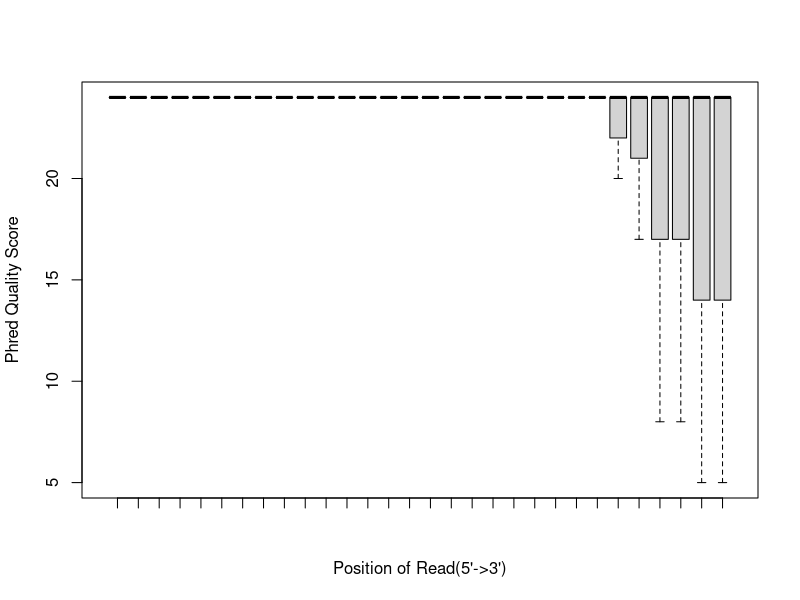
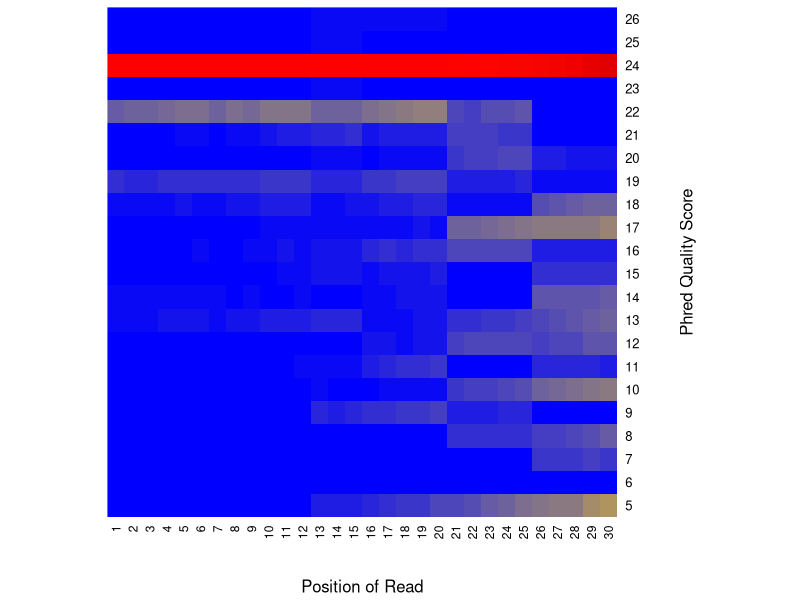

The R script that drew these images, in order:
pdf('/Users/olgabotvinnik/workspace/rna-seq-diff-exprn/test-results/rseqc/PrEC_2/rseqc.qual.boxplot.pdf')
p0<-rep(c(11,13,14,15,16,17,18,19,21,22,24,25),times=c(7,216,195,2,75,100,191,711,57,1479,33085,4)/1000)
p1<-rep(c(9,11,12,13,14,15,16,17,18,19,21,22,23,24,25),times=c(1,10,1,171,212,12,55,113,194,645,23,1557,1,33123,4)/1000)
p2<-rep(c(9,11,12,13,14,15,16,17,18,19,20,21,22,23,24,25),times=c(1,15,2,213,180,12,101,117,202,629,1,44,1619,3,32979,4)/1000)
p3<-rep(c(9,11,12,13,14,15,16,17,18,19,20,21,22,23,24,25),times=c(4,15,2,263,165,22,125,120,223,728,2,89,1773,9,32578,4)/1000)
p4<-rep(c(9,11,12,13,14,15,16,17,18,19,20,21,22,23,24,25),times=c(9,49,6,307,175,47,125,115,268,771,2,141,1814,7,32282,4)/1000)
p5<-rep(c(9,11,12,13,14,15,16,17,18,19,20,21,22,23,24,25),times=c(6,30,8,289,142,31,146,116,241,653,3,133,1848,4,32468,4)/1000)
p6<-rep(c(9,11,12,13,14,15,16,17,18,19,20,21,22,23,24,25),times=c(5,35,5,256,162,35,125,112,197,687,3,112,1653,5,32726,4)/1000)
p7<-rep(c(9,11,12,13,14,15,16,17,18,19,20,21,22,23,24,25),times=c(6,39,10,274,127,47,128,111,280,687,7,148,1817,16,32421,4)/1000)
p8<-rep(c(9,11,12,13,14,15,16,17,18,19,20,21,22,23,24,25),times=c(13,50,20,295,135,50,161,103,278,697,8,165,1785,22,32336,4)/1000)
p9<-rep(c(9,11,12,13,14,15,16,17,18,19,20,21,22,23,24,25),times=c(30,106,42,425,113,111,231,134,483,858,12,379,2027,34,31133,4)/1000)
p10<-rep(c(9,11,12,13,14,15,16,17,18,19,20,21,22,23,24,25),times=c(26,116,32,404,111,130,262,190,432,835,16,438,2055,37,31034,4)/1000)
p11<-rep(c(9,11,12,13,14,15,16,17,18,19,20,21,22,23,24,25),times=c(45,155,65,447,152,164,229,201,445,884,25,414,1973,61,30858,4)/1000)
p12<-rep(c(5,9,10,11,12,13,14,15,16,17,18,19,20,21,22,23,24,25,26),times=c(456,559,142,145,34,521,105,310,346,181,192,536,206,562,1653,151,29623,223,177)/1000)
p13<-rep(c(5,9,10,11,12,13,14,15,16,17,18,19,20,21,22,23,24,25,26),times=c(413,485,128,142,31,577,86,320,339,198,225,564,225,603,1676,155,29495,222,238)/1000)
p14<-rep(c(5,9,10,11,12,13,14,15,16,17,18,19,20,21,22,23,24,25,26),times=c(478,531,128,156,47,572,102,365,388,173,265,549,250,650,1611,176,29199,248,234)/1000)
p15<-rep(c(5,9,10,11,12,13,14,15,16,17,18,19,20,21,22,24,25,26),times=c(612,673,109,516,282,201,242,235,580,205,381,856,108,349,1933,28605,48,187)/1000)
p16<-rep(c(5,6,9,10,11,12,13,14,15,16,17,18,19,20,21,22,24,25,26),times=c(704,1,753,152,599,323,249,257,289,647,233,437,812,135,390,1950,27916,57,218)/1000)
p17<-rep(c(5,9,10,11,12,13,14,15,16,17,18,19,20,21,22,24,25,26),times=c(828,866,173,650,256,253,313,338,632,237,453,909,173,430,2171,27166,61,213)/1000)
p18<-rep(c(5,9,10,11,12,13,14,15,16,17,18,19,20,21,22,24,25,26),times=c(874,878,186,661,283,265,285,372,672,262,582,931,203,415,2285,26721,70,177)/1000)
p19<-rep(c(5,9,10,11,12,13,14,15,16,17,18,19,20,21,22,23,24,25,26),times=c(1107,944,248,784,307,327,273,394,689,232,590,955,213,463,2299,1,26057,68,171)/1000)
p20<-rep(c(5,8,9,10,12,13,15,16,17,18,19,20,21,22,23,24,25,26),times=c(1122,650,407,814,1025,671,53,1048,1556,254,462,881,934,1052,32,25151,4,6)/1000)
p21<-rep(c(5,8,9,10,12,13,15,16,17,18,19,20,21,22,23,24,25,26),times=c(1242,706,414,931,1077,723,66,1104,1617,243,474,920,932,1025,22,24616,3,7)/1000)
p22<-rep(c(5,8,9,10,12,13,15,16,17,18,19,20,21,22,23,24,25,26),times=c(1429,703,491,974,1106,783,63,1066,1714,229,490,994,929,1202,35,23901,3,10)/1000)
p23<-rep(c(5,8,9,10,12,13,15,16,17,18,19,20,21,22,23,24,25,26),times=c(1561,707,544,1087,1155,821,72,1098,1909,205,481,1040,888,1267,26,23245,4,12)/1000)
p24<-rep(c(5,6,8,9,10,12,13,15,16,17,18,19,20,21,22,23,24,25,26),times=c(1829,1,736,615,1177,1148,957,88,1105,2006,217,525,1113,830,1380,23,22359,4,9)/1000)
p25<-rep(c(5,7,8,10,11,12,13,14,15,16,17,18,19,20,22,23,24),times=c(1978,832,916,1580,642,992,1116,1379,721,459,2110,1224,245,410,2,1,21515)/1000)
p26<-rep(c(5,7,8,10,11,12,13,14,15,16,17,18,19,20,22,23,24),times=c(2163,820,1019,1757,589,1150,1258,1300,719,494,2119,1337,231,415,4,2,20745)/1000)
p27<-rep(c(5,7,8,10,11,12,13,14,15,16,17,18,19,20,23,24),times=c(2192,858,1065,1837,556,1111,1395,1375,677,465,2158,1549,203,378,3,20300)/1000)
p28<-rep(c(5,7,8,10,11,12,13,14,15,16,17,18,19,20,22,24),times=c(2664,991,1283,2029,522,1304,1428,1363,667,469,2160,1595,197,357,4,19089)/1000)
p29<-rep(c(5,7,8,10,11,12,13,14,15,16,17,18,19,20,22,23,24),times=c(2912,888,1426,2146,510,1388,1565,1477,652,464,2367,1583,191,333,2,1,18217)/1000)
boxplot(p0,p1,p2,p3,p4,p5,p6,p7,p8,p9,p10,p11,p12,p13,p14,p15,p16,p17,p18,p19,p20,p21,p22,p23,p24,p25,p26,p27,p28,p29,xlab="Position of Read(5'->3')",ylab="Phred Quality Score",outline=F)
dev.off()


pdf('/Users/olgabotvinnik/workspace/rna-seq-diff-exprn/test-results/rseqc/PrEC_2/rseqc.qual.heatmap.pdf')
qual=c(0,0,0,0,0,0,7,0,216,195,2,75,100,191,711,0,57,1479,0,33085,4,0,0,0,0,0,1,0,10,1,171,212,12,55,113,194,645,0,23,1557,1,33123,4,0,0,0,0,0,1,0,15,2,213,180,12,101,117,202,629,1,44,1619,3,32979,4,0,0,0,0,0,4,0,15,2,263,165,22,125,120,223,728,2,89,1773,9,32578,4,0,0,0,0,0,9,0,49,6,307,175,47,125,115,268,771,2,141,1814,7,32282,4,0,0,0,0,0,6,0,30,8,289,142,31,146,116,241,653,3,133,1848,4,32468,4,0,0,0,0,0,5,0,35,5,256,162,35,125,112,197,687,3,112,1653,5,32726,4,0,0,0,0,0,6,0,39,10,274,127,47,128,111,280,687,7,148,1817,16,32421,4,0,0,0,0,0,13,0,50,20,295,135,50,161,103,278,697,8,165,1785,22,32336,4,0,0,0,0,0,30,0,106,42,425,113,111,231,134,483,858,12,379,2027,34,31133,4,0,0,0,0,0,26,0,116,32,404,111,130,262,190,432,835,16,438,2055,37,31034,4,0,0,0,0,0,45,0,155,65,447,152,164,229,201,445,884,25,414,1973,61,30858,4,0,456,0,0,0,559,142,145,34,521,105,310,346,181,192,536,206,562,1653,151,29623,223,177,413,0,0,0,485,128,142,31,577,86,320,339,198,225,564,225,603,1676,155,29495,222,238,478,0,0,0,531,128,156,47,572,102,365,388,173,265,549,250,650,1611,176,29199,248,234,612,0,0,0,673,109,516,282,201,242,235,580,205,381,856,108,349,1933,0,28605,48,187,704,1,0,0,753,152,599,323,249,257,289,647,233,437,812,135,390,1950,0,27916,57,218,828,0,0,0,866,173,650,256,253,313,338,632,237,453,909,173,430,2171,0,27166,61,213,874,0,0,0,878,186,661,283,265,285,372,672,262,582,931,203,415,2285,0,26721,70,177,1107,0,0,0,944,248,784,307,327,273,394,689,232,590,955,213,463,2299,1,26057,68,171,1122,0,0,650,407,814,0,1025,671,0,53,1048,1556,254,462,881,934,1052,32,25151,4,6,1242,0,0,706,414,931,0,1077,723,0,66,1104,1617,243,474,920,932,1025,22,24616,3,7,1429,0,0,703,491,974,0,1106,783,0,63,1066,1714,229,490,994,929,1202,35,23901,3,10,1561,0,0,707,544,1087,0,1155,821,0,72,1098,1909,205,481,1040,888,1267,26,23245,4,12,1829,1,0,736,615,1177,0,1148,957,0,88,1105,2006,217,525,1113,830,1380,23,22359,4,9,1978,0,832,916,0,1580,642,992,1116,1379,721,459,2110,1224,245,410,0,2,1,21515,0,0,2163,0,820,1019,0,1757,589,1150,1258,1300,719,494,2119,1337,231,415,0,4,2,20745,0,0,2192,0,858,1065,0,1837,556,1111,1395,1375,677,465,2158,1549,203,378,0,0,3,20300,0,0,2664,0,991,1283,0,2029,522,1304,1428,1363,667,469,2160,1595,197,357,0,4,0,19089,0,0,2912,0,888,1426,0,2146,510,1388,1565,1477,652,464,2367,1583,191,333,0,2,1,18217,0,0)
mat=matrix(qual,ncol=30,byrow=F)
Lab.palette <- colorRampPalette(c("blue", "orange", "red3","red2","red1","red"), space = "rgb",interpolate=c('spline'))
heatmap(mat,Rowv=NA,Colv=NA,xlab="Position of Read",ylab="Phred Quality Score",labRow=seq(from=5,to=26),col = Lab.palette(256),scale="none" )
dev.off()
